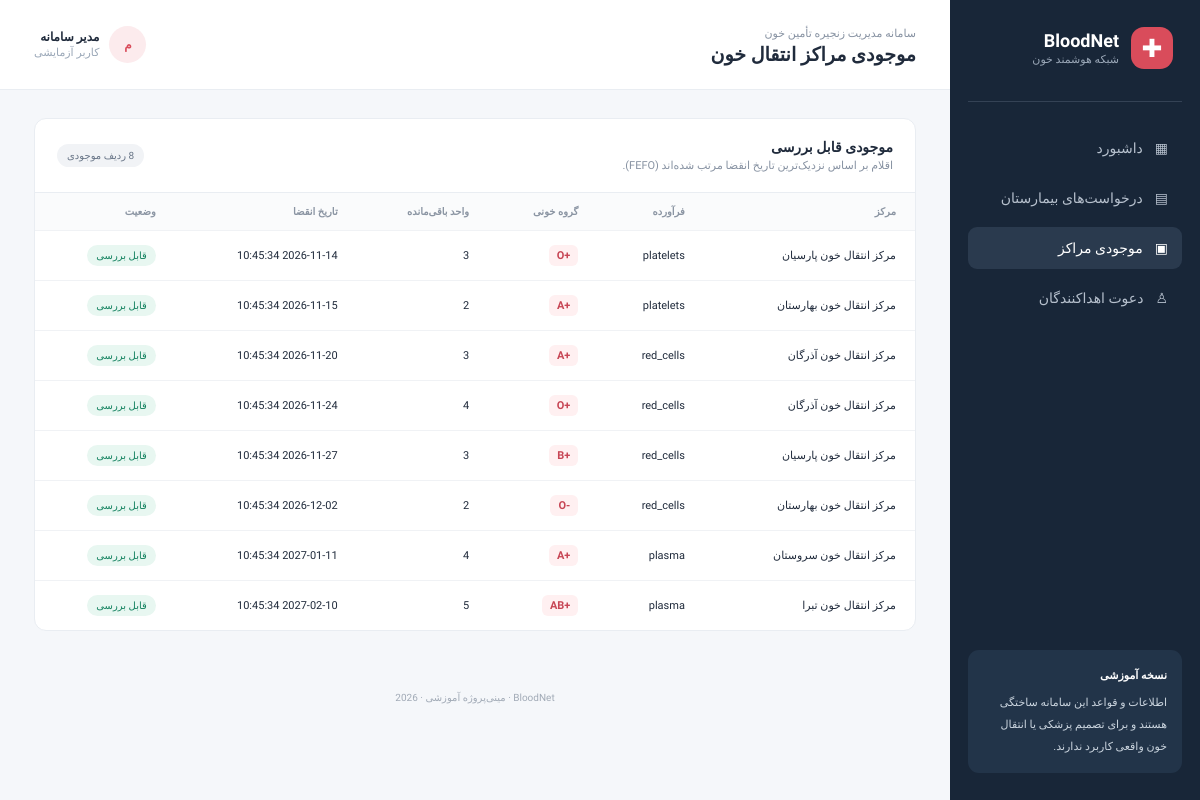
The page /inventory.php on the database its author committed.
### tables this page shows
CREATE TABLE inventory(
 id BIGINT UNSIGNED AUTO_INCREMENT PRIMARY KEY, center_id VARCHAR(10) NOT NULL,
 blood_group VARCHAR(4) NOT NULL, product ENUM('red_cells','platelets','plasma') NOT NULL,
 units INT UNSIGNED NOT NULL DEFAULT 0, expires_at DATETIME NOT NULL,
 INDEX idx_stock(product,blood_group,expires_at), CONSTRAINT fk_inv_center FOREIGN KEY(center_id) REFERENCES centers(center_id)
);

CREATE TABLE centers(center_id VARCHAR(10) PRIMARY KEY,name VARCHAR(150) NOT NULL);

### includes/helpers.php (called while the page is built, shortened)
<?php
function e($value): string { return htmlspecialchars((string)$value, ENT_QUOTES, 'UTF-8'); }

### inventory.php (the view)
<?php
require_once 'includes/helpers.php';$pageTitle='موجودی مراکز انتقال خون';$active='inventory';$pdo=db();
$rows=$pdo->query("SELECT i.*,c.name center_name FROM inventory i JOIN centers c ON c.center_id=i.center_id WHERE i.units>0 ORDER BY i.expires_at ASC")->fetchAll();
require 'includes/header.php'; ?>
<section class="panel"><div class="panel-head"><div><h3>موجودی قابل بررسی</h3><p>اقلام بر اساس نزدیک‌ترین تاریخ انقضا مرتب شده‌اند (FEFO).</p></div><span class="pill"><?= count($rows) ?> ردیف موجودی</span></div>
<div class="table-wrap"><table><thead><tr><th>مرکز</th><th>فرآورده</th><th>گروه خونی</th><th>واحد باقی‌مانده</th><th>تاریخ انقضا</th><th>وضعیت</th></tr></thead><tbody><?php foreach($rows as $r): $expired=strtotime($r['expires_at'])<=time(); ?><tr><td><?= e($r['center_name']) ?></td><td><?= e($r['product']) ?></td><td><b class="blood"><?= e($r['blood_group']) ?></b></td><td><?= (int)$r['units'] ?></td><td><?= e($r['expires_at']) ?></td><td><span class="status <?= $expired?'cancelled':'fulfilled' ?>"><?= $expired?'منقضی':'قابل بررسی' ?></span></td></tr><?php endforeach; ?></tbody></table></div></section>
<?php require 'includes/footer.php'; ?>

### includes/header.php (shortened to what this page needs)
<?php require_once __DIR__.'/helpers.php'; ?>
<!doctype html>
<html lang="fa" dir="rtl">
<head>
<link rel="stylesheet" href="assets/style.css">
</head><body>
<aside class="sidebar">
  <div class="brand"><span class="brand-icon">✚</span><div><b>BloodNet</b><small>شبکه هوشمند خون</small></div></div>
  <nav>
    <a href="index.php" class="<?= ($active??'')==='dashboard'?'active':'' ?>">▦ <span>داشبورد</span></a>
    <a href="requests.php" class="<?= ($active??'')==='requests'?'active':'' ?>">▤ <span>درخواست‌های بیمارستان</span></a>
    <a href="inventory.php" class="<?= ($active??'')==='inventory'?'active':'' ?>">▣ <span>موجودی مراکز</span></a>
    <a href="donors.php" class="<?= ($active??'')==='donors'?'active':'' ?>">♙ <span>دعوت اهداکنندگان</span></a>
  </nav>
  <div class="sidebar-note"><b>نسخه آموزشی</b><p>اطلاعات و قواعد این سامانه ساختگی هستند و برای تصمیم پزشکی یا انتقال خون واقعی کاربرد ندارند.</p></div>
</aside>
<main class="main">
<header class="topbar"><div><span class="muted">سامانه مدیریت زنجیره تأمین خون</span><h1><?= e($pageTitle ?? 'داشبورد') ?></h1></div><div class="user"><span class="avatar">م</span><div><b>مدیر سامانه</b><small>کاربر آزمایشی</small></div></div></header>
<div class="content">

### includes/footer.php
</div><footer>BloodNet · مینی‌پروژه آموزشی · <?= date('Y') ?></footer></main>
<script src="assets/app.js"></script></body></html>

### assets/style.css (style rules this page uses)
:root { --ink:#202b3c;--muted:#8792a2;--line:#e9edf2;--bg:#f5f7fa;--red:#d94c5b;--navy:#182638;--green:#159b72 }
* { box-sizing:border-box }
body { margin:0;background:var(--bg);color:var(--ink);font-family:Vazirmatn,Tahoma,sans-serif;font-size:14px }
a { text-decoration:none;color:inherit }
.sidebar { position:fixed;right:0;top:0;bottom:0;width:250px;background:var(--navy);color:#d8e0e9;padding:27px 18px;display:flex;flex-direction:column;z-index:5 }
.brand { display:flex;gap:12px;align-items:center;padding:0 9px 32px;border-bottom:1px solid #344255 }
.brand-icon { width:42px;height:42px;background:#d94c5b;border-radius:13px;display:grid;place-items:center;color:white;font-size:25px }
.brand b { display:block;color:white;font-size:18px }
.brand small,.user small { display:block;color:#9ba8b8;font-size:11px;margin-top:2px }
.sidebar nav { padding-top:25px;display:grid;gap:8px }
.sidebar nav a { padding:13px 14px;border-radius:9px;color:#b6c0cd;display:flex;gap:12px;align-items:center }
.sidebar nav a.active,.sidebar nav a:hover { background:#2a3a4e;color:white }
.sidebar-note { margin-top:auto;background:#223449;padding:15px;border-radius:11px;color:#cbd5df;font-size:11px;line-height:2 }
.sidebar-note b { color:#fff }
.sidebar-note p { margin:5px 0 0 }
.main { margin-right:250px;min-height:100vh }
.topbar { height:90px;background:#fff;border-bottom:1px solid var(--line);padding:16px 34px;display:flex;align-items:center;justify-content:space-between }
.topbar h1 { font-size:19px;margin:3px 0 0 }
.muted,.topbar .muted { color:var(--muted);font-size:11px }
.user { display:flex;gap:10px;align-items:center;font-size:12px }
.avatar { width:37px;height:37px;border-radius:50%;background:#fcebed;color:var(--red);display:grid;place-items:center;font-weight:700 }
.content { max-width:1440px;padding:28px 34px;margin:auto }
.panel { background:white;border:1px solid var(--line);border-radius:12px;margin-bottom:18px;overflow:hidden }
.panel-head { display:flex;align-items:center;justify-content:space-between;padding:20px 22px }
.panel-head h3 { font-size:14px;margin:0 0 4px }
.panel-head p { font-size:11px;color:var(--muted);margin:0 }
.table-wrap { overflow-x:auto }
table { width:100%;border-collapse:collapse;white-space:nowrap }
th { background:#fafbfc;color:#8b95a3;font-size:10px;font-weight:600;text-align:right;padding:13px 19px;border-top:1px solid var(--line) }
td { padding:14px 19px;border-top:1px solid #f0f2f5;font-size:11px }
.blood { color:#c74655;background:#fff0f1;border-radius:6px;padding:4px 8px;direction:ltr;display:inline-block }
.status { display:inline-block;padding:5px 9px;border-radius:20px;font-size:10px;background:#f1f3f6;color:#687587 }
.status.fulfilled { background:#e8f7f1;color:#13825f }
.pill { background:#f1f3f6;padding:6px 10px;border-radius:20px;color:#687587;font-size:10px }
footer { text-align:center;color:#a1aab6;font-size:10px;padding:15px 0 25px }

### rows shown on the page
inventory: center.name "مرکز انتقال خون پارسیان", product "platelets", blood_group "O+", units "3", expires_at "2026-11-14 10:45:34", shows "قابل بررسی"
inventory: center.name "مرکز انتقال خون بهارستان", product "platelets", blood_group "A+", units "2", expires_at "2026-11-15 10:45:34", shows "قابل بررسی"
inventory: center.name "مرکز انتقال خون آذرگان", product "red_cells", blood_group "A+", units "3", expires_at "2026-11-20 10:45:34", shows "قابل بررسی"
inventory: center.name "مرکز انتقال خون آذرگان", product "red_cells", blood_group "O+", units "4", expires_at "2026-11-24 10:45:34", shows "قابل بررسی"
inventory: center.name "مرکز انتقال خون پارسیان", product "red_cells", blood_group "B+", units "3", expires_at "2026-11-27 10:45:34", shows "قابل بررسی"
inventory: center.name "مرکز انتقال خون بهارستان", product "red_cells", blood_group "O-", units "2", expires_at "2026-12-02 10:45:34", shows "قابل بررسی"
inventory: center.name "مرکز انتقال خون سروستان", product "plasma", blood_group "A+", units "4", expires_at "2027-01-11 10:45:34", shows "قابل بررسی"
inventory: center.name "مرکز انتقال خون تبرا", product "plasma", blood_group "AB+", units "5", expires_at "2027-02-10 10:45:34", shows "قابل بررسی"

### other values the page prints
$pageTitle "موجودی مراکز انتقال خون"
